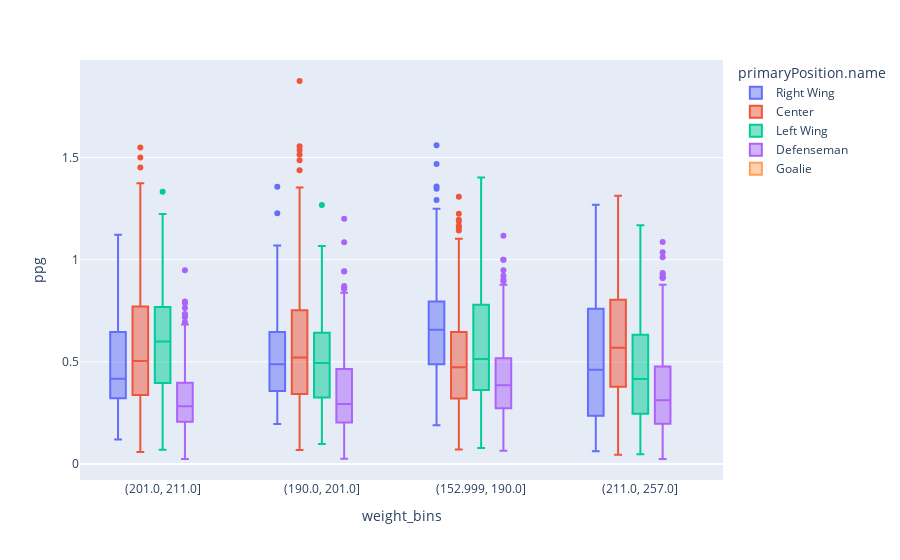

This figure's notebook cell:
### Code cell
px.box(df_20, x='weight_bins', y='ppg', color='primaryPosition.name')

### Figure 1 — Plotly figure (JSON) as saved in the notebook; plotly's stock layout.template omitted (floating-point values rounded to 4 significant figures; data arrays with more than 128 entries replaced by an {"elided": "..."} marker saying what was removed)
{"data": [{"alignmentgroup": "True", "hovertemplate": "primaryPosition.name=Right Wing<br>weight_bins=%{x}<br>ppg=%{y}<extra></extra>", "legendgroup": "Right Wing", "marker": {"color": "#636efa"}, "name": "Right Wing", "notched": false, "offsetgroup": "Right Wing", "orientation": "v", "showlegend": true, "type": "box", "x": {"elided": "548 str values"}, "x0": " ", "xaxis": "x", "y": {"elided": "548 float values"}, "y0": " ", "yaxis": "y"}, {"alignmentgroup": "True", "hovertemplate": "primaryPosition.name=Center<br>weight_bins=%{x}<br>ppg=%{y}<extra></extra>", "legendgroup": "Center", "marker": {"color": "#EF553B"}, "name": "Center", "notched": false, "offsetgroup": "Center", "orientation": "v", "showlegend": true, "type": "box", "x": {"elided": "1132 str values"}, "x0": " ", "xaxis": "x", "y": {"elided": "1132 float values"}, "y0": " ", "yaxis": "y"}, {"alignmentgroup": "True", "hovertemplate": "primaryPosition.name=Left Wing<br>weight_bins=%{x}<br>ppg=%{y}<extra></extra>", "legendgroup": "Left Wing", "marker": {"color": "#00cc96"}, "name": "Left Wing", "notched": false, "offsetgroup": "Left Wing", "orientation": "v", "showlegend": true, "type": "box", "x": {"elided": "662 str values"}, "x0": " ", "xaxis": "x", "y": {"elided": "662 float values"}, "y0": " ", "yaxis": "y"}, {"alignmentgroup": "True", "hovertemplate": "primaryPosition.name=Defenseman<br>weight_bins=%{x}<br>ppg=%{y}<extra></extra>", "legendgroup": "Defenseman", "marker": {"color": "#ab63fa"}, "name": "Defenseman", "notched": false, "offsetgroup": "Defenseman", "orientation": "v", "showlegend": true, "type": "box", "x": {"elided": "1265 str values"}, "x0": " ", "xaxis": "x", "y": {"elided": "1265 float values"}, "y0": " ", "yaxis": "y"}, {"alignmentgroup": "True", "hovertemplate": "primaryPosition.name=Goalie<br>weight_bins=%{x}<br>ppg=%{y}<extra></extra>", "legendgroup": "Goalie", "marker": {"color": "#FFA15A"}, "name": "Goalie", "notched": false, "offsetgroup": "Goalie", "orientation": "v", "showlegend": true, "type": "box", "x": {"elided": "288 str values"}, "x0": " ", "xaxis": "x", "y": {"elided": "288 null values"}, "y0": " ", "yaxis": "y"}], "layout": {"autosize": true, "boxmode": "group", "legend": {"title": {"text": "primaryPosition.name"}, "tracegroupgap": 0}, "margin": {"t": 60}, "xaxis": {"anchor": "y", "autorange": true, "domain": [0, 1], "range": [-0.5147, 3.515], "title": {"text": "weight_bins"}, "type": "category"}, "yaxis": {"anchor": "x", "autorange": true, "domain": [0, 1], "range": [-0.07842, 1.978], "title": {"text": "ppg"}, "type": "linear"}}}
